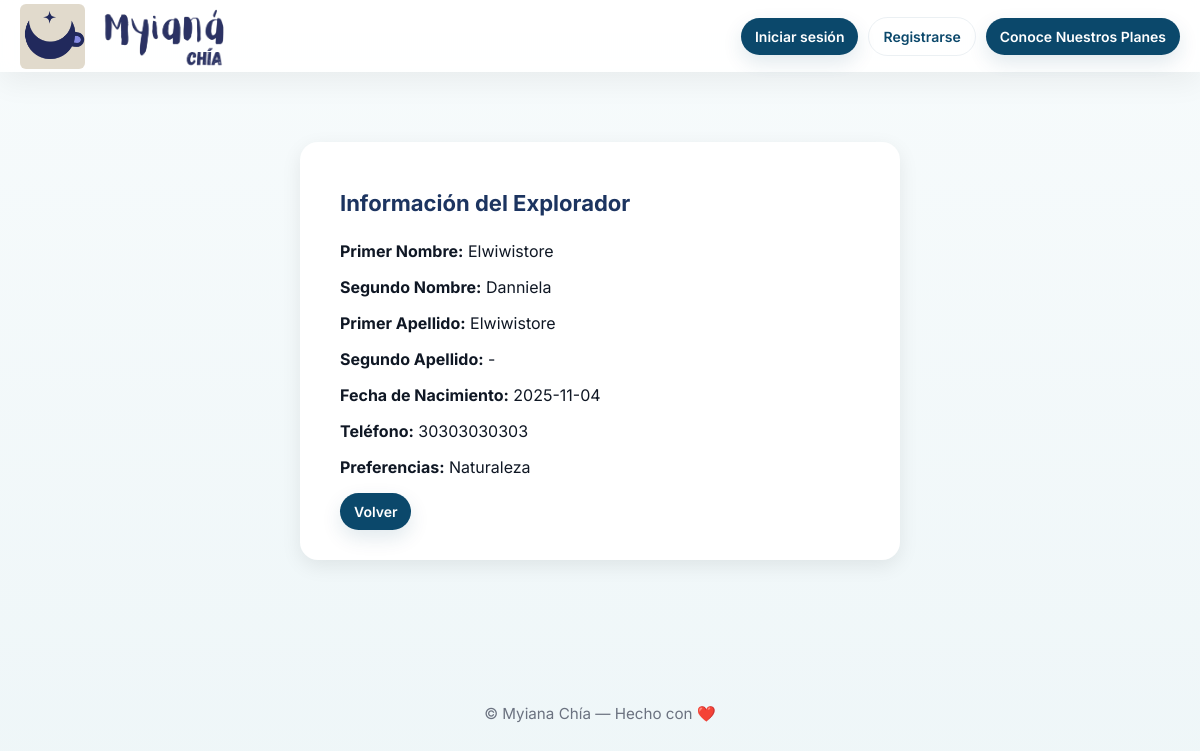
The app's page /explorador/1, older data.
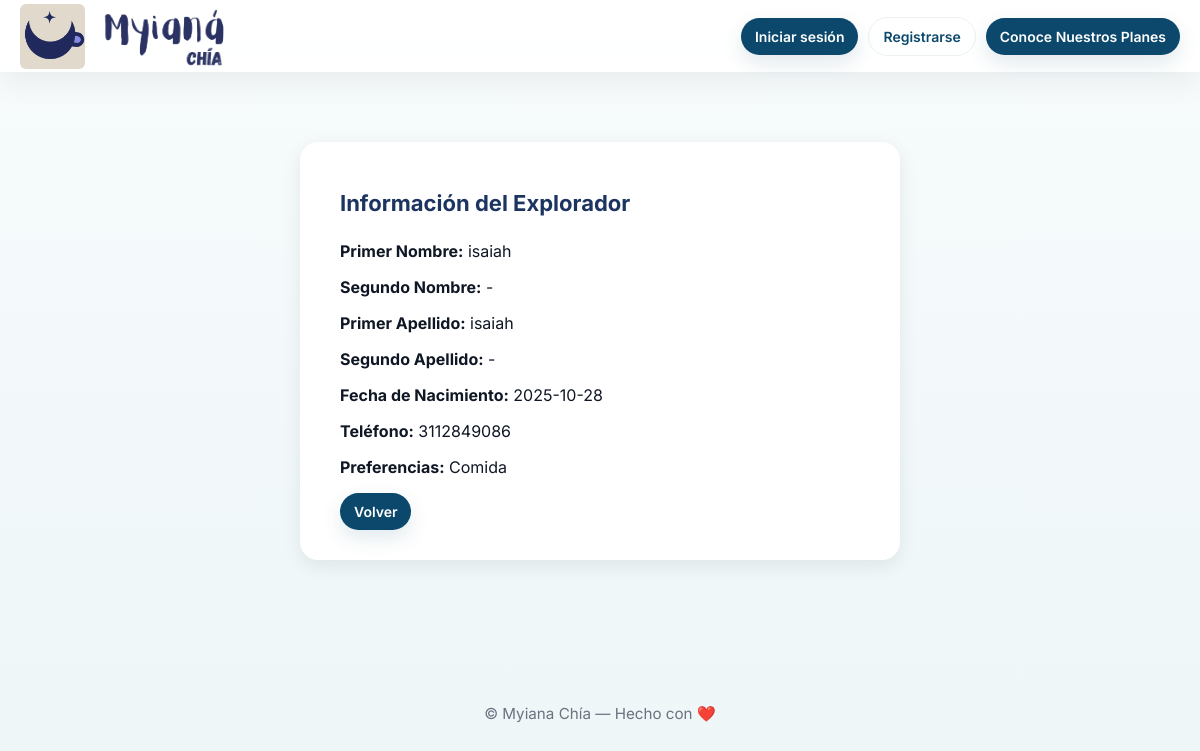
The same page, newer data.
### app.py (models this page shows)
class Explorador(db.Model):
    id = db.Column(db.Integer, primary_key=True)
    user_id = db.Column(db.Integer, db.ForeignKey('user.id'), nullable=False)
    primer_nombre = db.Column(db.String(50))
    segundo_nombre = db.Column(db.String(50))
    primer_apellido = db.Column(db.String(50))
    segundo_apellido = db.Column(db.String(50))
    fecha_nacimiento = db.Column(db.Date)
    telefono = db.Column(db.String(20))
    preferencias = db.Column(db.String(200))

### app.py (the view)
@app.route('/explorador/<int:id>')
def ver_explorador(id):
    explorador = Explorador.query.get_or_404(id)
    return render_template('Explorador/ver_explorador.html', explorador=explorador)

### app.py (called while the page is built)
@app.after_request
def add_header(response):
    response.headers["Cache-Control"] = "no-store, no-cache, must-revalidate, private, max-age=0"
    response.headers["Pragma"] = "no-cache"
    response.headers["Expires"] = "0"
    return response

### Templates/Explorador/ver_explorador.html (shortened to what this page needs)
{% extends 'Base/base.html' %}
{% block content %}
<div class="content-card pastel-blue" style="max-width: 600px; margin: 2rem auto;">
  <h2>Información del Explorador</h2>
  <p><strong>Primer Nombre:</strong> {{ explorador.primer_nombre }}</p>
  <p><strong>Segundo Nombre:</strong> {{ explorador.segundo_nombre or '-' }}</p>
  <p><strong>Primer Apellido:</strong> {{ explorador.primer_apellido }}</p>
  <p><strong>Segundo Apellido:</strong> {{ explorador.segundo_apellido or '-' }}</p>
  <p><strong>Fecha de Nacimiento:</strong> {{ explorador.fecha_nacimiento or '-' }}</p>
  <p><strong>Teléfono:</strong> {{ explorador.telefono or '-' }}</p>
  <p><strong>Preferencias:</strong> {{ explorador.preferencias or 'Sin preferencias registradas' }}</p>
  <a href="{{ url_for('admin_dashboard') }}" class="btn btn-primary mt-3">Volver</a>
</div>
{% endblock %}

### Templates/Base/base.html (shortened to what this page needs)
<!doctype html>
<html lang="es">
<head>
  <link rel="stylesheet" href="{{ url_for('static', filename='Estilos/login.css') }}">
</head>
<body>
  <header class="topbar" role="banner">
    <a href="{{ url_for('chiaentre') }}" class="brand" aria-label="Inicio Myiana">
      <img src="/static/Imagenes/LogoSencillo.png" alt="Logo Myiana" class="logo">
      <img src="/static/Imagenes/NombreMyiana.png" alt="Myiana Chía" class="logoN">
    </a>
    <nav class="nav-actions" role="navigation" aria-label="Acciones principales">
      {% if session.get('user_id') %}
        <a href="{{ url_for('index') }}" class="btn btn-ghost">Inicio</a>
        <a href="{{ url_for('logout') }}" class="btn btn-secondary">Cerrar sesión</a>
      {% else %}
        <a href="{{ url_for('login') }}" class="btn btn-primary small always-show">Iniciar sesión</a>
        <a href="{{ url_for('register') }}" class="btn btn-secondary small always-show">Registrarse</a>
      {% endif %}
      <a href="https://www.canva.com/design/DAGymtCwjgs/QwDdKz6dOH345ED6543CPA/view?utm_content=DAGymtCwjgs&utm_campaign=designshare&utm_medium=link2&utm_source=uniquelinks&utlId=ha273b541e8"
         class="btn btn-primary" target="_blank" rel="noopener">Conoce Nuestros Planes</a>
    </nav>
  </header>
  <main class="container" role="main">
    {% block content %}{% endblock %}
  </main>
  <footer>
    © {{ current_year if (current_year is defined) else "" }} Myiana Chía — Hecho con ❤️
  </footer>
</body>
</html>

### static/Estilos/login.css (style rules this page uses)
:root { --primary-900: #1C3460; --primary-800: #1F487E; --primary-700: #356998; --accent: #858AE3; --bg: #E1DACC; --muted: #6b7280; }
* { box-sizing:border-box;font-family:Inter,ui-sans-serif,system-ui,-apple-system,'Segoe UI',Roboto,'Helvetica Neue',Arial }
body { margin:0;background:linear-gradient(180deg,#f7f8fb,#fff);color:#0b2540 }
.topbar { position:fixed;top:0;left:0;right:0;height:80px;background:#E1DACC;box-shadow:0 2px 8px rgba(0,0,0,0.06);display:flex;align-items:center;justify-content:space-between;padding:0 20px;z-index:100 }
.brand { display:flex;align-items:center;gap:12px }
.logo { height:70px;width:70px;object-fit:contain;border-radius:6px }
.logoN { height:80px;width:90px;object-fit:fill }
.nav-actions { display:flex;align-items:center;gap:10px }
.container { padding-top:80px;max-width:980px;margin:0 auto;padding-left:16px;padding-right:16px }
.btn { display:inline-block;padding:10px 16px;border-radius:999px;border:none;text-decoration:none;cursor:pointer }
.btn-primary { background:var(--primary-700);color:white }
.btn-secondary { background:transparent;border:2px solid var(--primary-700);color:var(--primary-700) }
.small { padding:6px 12px;font-size:14px }
.content-card { background: white; border-radius: 18px; box-shadow: 0 6px 20px rgba(0, 0, 0, 0.08); padding: 30px 40px; margin-bottom: 40px; width: 100%; }
.content-card h2 { color: var(--primary-900); margin-bottom: 25px; font-size: 22px; font-weight: 700; }

### Templates/Base/base.html (style rules this page uses)
:root { --bg: #f6fafb; --card: #ffffff; --muted: #6b7280; --primary: #0b486b; --accent: #f59e0b; --success: #16a34a; --danger: #dc2626; --info: #2563eb; --glass: rgba(255,255,255,0.8); --shadow: 0 10px 30px rgba(2,6,23,0.06); }
* { box-sizing:border-box }
html,body { height:100% }
body { margin:0; font-family: "Inter", system-ui, -apple-system, "Segoe UI", Roboto, "Helvetica Neue", Arial; background: linear-gradient(180deg,#f7fbfc 0%, #eef6f8 100%); color:#0f1724; -webkit-font-smoothing:antialiased; -moz-osx-font-smoothing:grayscale; }
.topbar { position:fixed; top:0; left:0; right:0; height:72px; background: rgba(255,255,255,0.9); backdrop-filter: blur(6px); display:flex; align-items:center; justify-content:space-between; padding:0 20px; box-shadow: var(--shadow); z-index:1100; }
.brand { display:flex; align-items:center; gap:12px; text-decoration:none; }
.brand .logo { height:65px; width:auto; display:block; }
.brand .logoN { height:65px; width:auto; display:block; opacity:0.95; margin-left:4px; }
.nav-actions { display:flex; gap:10px; align-items:center; }
.btn { padding:10px 14px; border-radius:999px; font-weight:600; font-size:14px; cursor:pointer; border: none; text-decoration:none; display:inline-flex; gap:8px; align-items:center; }
.btn-primary { background:var(--primary); color:#fff; box-shadow: 0 8px 20px rgba(11,72,107,0.12); }
.btn-secondary { background:transparent; color:var(--primary); border: 1px solid rgba(11,72,107,0.08); }
.container { padding: 110px 18px 60px; max-width: 1200px; margin: 0 auto; min-height: calc(100vh - 180px); }
main.container > * { max-width: 1100px; margin: 0 auto; }
footer { text-align:center; color:var(--muted); padding:24px 12px; font-size:0.95rem; margin-top:28px; }

Row changes from the older to the newer data that the page shows:
changed Explorador: primer_nombre "Elwiwistore" → "isaiah"; segundo_nombre "Danniela" → "-"; primer_apellido "Elwiwistore" → "isaiah"; fecha_nacimiento "2025-11-04" → "2025-10-28"; telefono "30303030303" → "3112849086"; preferencias "Naturaleza" → "Comida"
